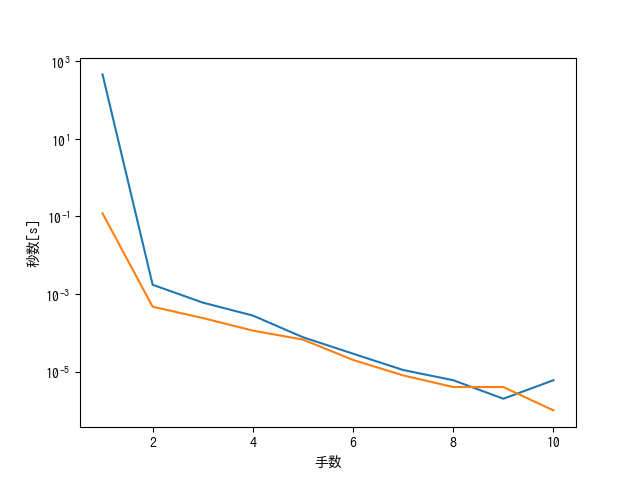

Python code for this plot:
import numpy as np
import matplotlib.pyplot as plt
#日本語フォントを導入してください
#参考:https://qiita.com/knknkn1162/items/be87cba14e38e2c0f656
plt.rcParams["font.family"] = "IPAGothic" 
 
# 折れ線グラフを出力
x = np.array([i+1 for i in range(10)])
y1 = np.array([461.183144,0.001737,0.000602,0.000279,0.000077, 0.000029,0.000011,0.000006,0.000002,0.000006])
y2 = np.array([0.120077,0.000471,0.000241,0.000114,0.000067,0.000020,0.000008,0.000004,0.000004,0.000001])
plt.plot(x, y1)
plt.plot(x, y2)
ax = plt.gca()
ax.set_yscale("log")
plt.xlabel("手数")
plt.ylabel("秒数[s]")
plt.savefig("32graph.png")